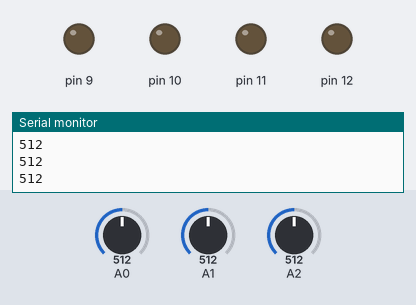
Simulated run of this sketch. Board: Arduino Uno, built with avr-gcc and run on an emulated ATmega328P. On the bench: output pins drawn as LEDs (lit = HIGH), the last lines printed to the serial monitor. The inputs (shaded band) are chosen by the test bench; at power-on: A0 = 512, A1 = 512, A2 = 512.

Above: at 1.2 s.
1.3 s: A0 set to 56
2.8 s: A0 set to 45
At 3.3 s:
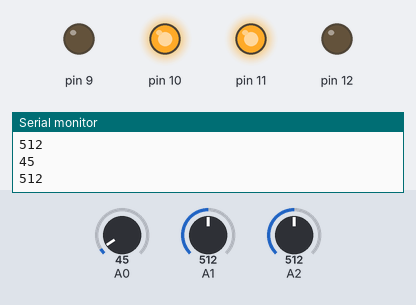
4.3 s: A1 set to 49
5.8 s: A1 set to 41
At 6.7 s:
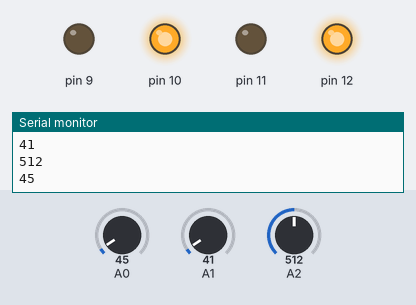
7.3 s: A2 set to 43
8.8 s: A2 set to 37
At 10.1 s:
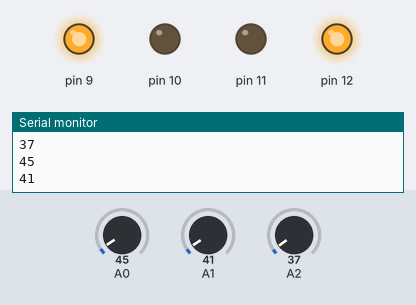
Timing chart, 0 to 11.3 s (numbered marks = the images above; inputs shaded):
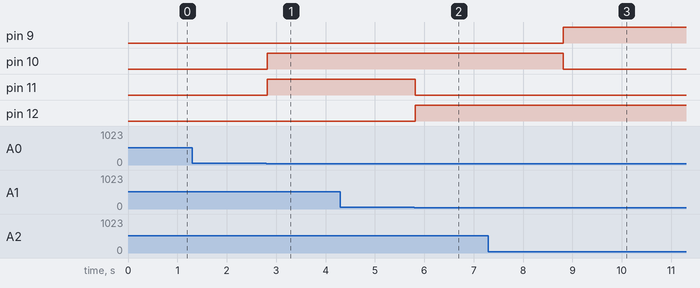

Measured:
- the behaviour switches between 51 and 50 on A0 (found by bisection; images 0 and 1)
- the behaviour switches between 46 and 45 on A1 (found by bisection; images 1 and 2)
- the behaviour switches between 41 and 40 on A2 (found by bisection; images 2 and 3)
- after the input at 2.8 s, pin 10, pin 11: LOW → HIGH at once
- after the input at 5.8 s, pin 11: HIGH → LOW at once; pin 12: LOW → HIGH at once
- after the input at 8.8 s, pin 9: LOW → HIGH at once; pin 10: HIGH → LOW at once

The sketch:

my_line.ino
```cpp
void setup() {
  // put your setup code here, to run once:
  pinMode(A0,INPUT);
   pinMode(A1,INPUT);
    pinMode(A2,INPUT);
  pinMode(9,OUTPUT);
  pinMode(10,OUTPUT);
  pinMode(11,OUTPUT);
  pinMode(12,OUTPUT);
  Serial.begin(9600);
  digitalWrite(6,HIGH);
  digitalWrite(7,HIGH);


}

void loop() {
  int LDR1=analogRead(A0);
  Serial.println(LDR1);
  int LDR2=analogRead(A1);
  Serial.println(LDR2);
  int LDR3=analogRead(A2);
  Serial.println(LDR3);
  if(LDR1>50 &&LDR2>50 &&LDR3>50)// IF ALL OFF GO STRAIGHT
  {
    digitalWrite(9,LOW);
    digitalWrite(10,LOW);
     digitalWrite(11,LOW);
    digitalWrite(12,LOW);
  }
  else if( LDR2<=LDR1 && LDR2<=LDR3)  // GO STRAIGHT LDR 2 OFF
  {
    digitalWrite(9,LOW);
    digitalWrite(10,HIGH);
     digitalWrite(11,LOW);
    digitalWrite(12,HIGH);

  }
 else if( LDR1<=LDR2 && LDR1<=LDR3)    //LEFT TURN LDR 1 OFF
  {
     digitalWrite(9,LOW);
    digitalWrite(10,HIGH);
     digitalWrite(11,HIGH);
    digitalWrite(12,LOW);
  }
  else if(LDR3<=LDR1 && LDR3<=LDR2)   //RIGHT TURN LDR 3 OFF
  {
    digitalWrite(9,HIGH);
    digitalWrite(10,LOW);
     digitalWrite(11,LOW);
    digitalWrite(12,HIGH);
  }

}
```
